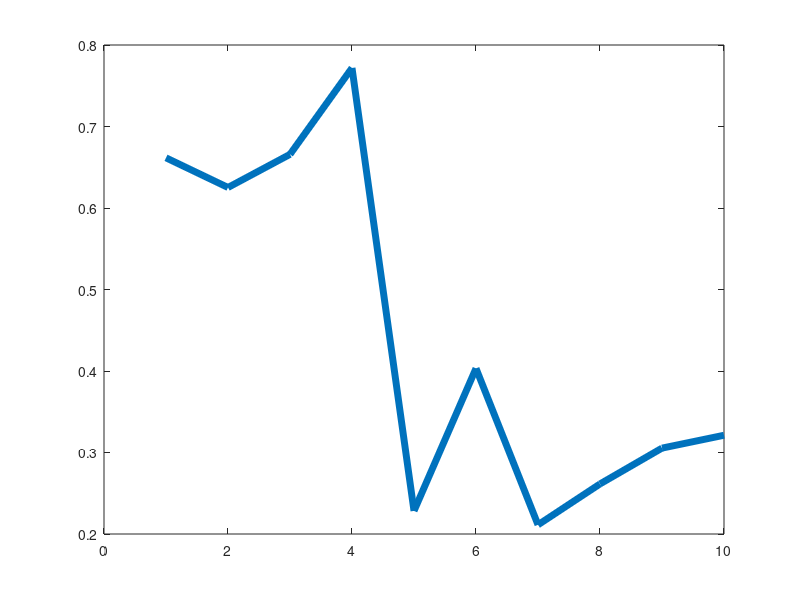

MATLAB code to generate this figure: (Note: this script raises an error after producing the figure.)



close all;
figure('Position', [2164 355 560 420]);
p = plot(1:10, rand(1,10), 'linewidth', 5);
pause(.01)
set(p.Edge, 'ColorBinding', 'interpolated', 'ColorData', uint8([hsv(10)*255, ones(10,1)*120].'))